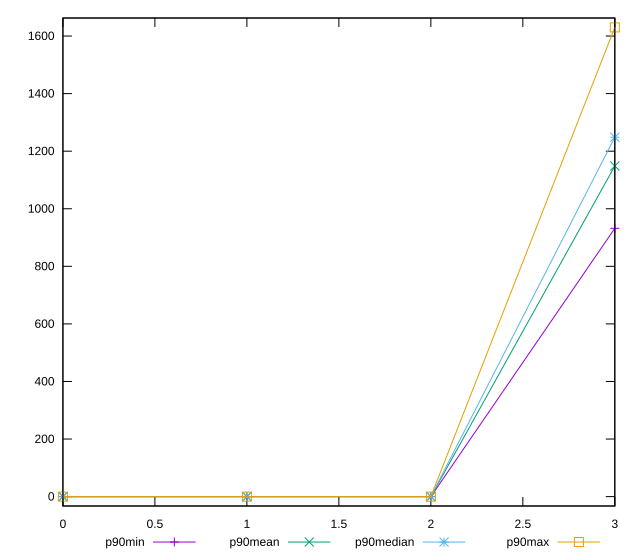

gnuplot code for this plot:
reset

$p90Min <<EOF
0 0
1 0
2 0
3 932
EOF

$p90Mean <<EOF
0 0
1 0
2 0
3 1148.5851063829787
EOF

$p90Median <<EOF
0 0
1 0
2 0
3 1248.5
EOF

$p90Max <<EOF
0 0
1 0
2 0
3 1630
EOF

set key outside below
set xrange [0:3]
set yrange [-32.6:1662.6]
set trange [-32.6:1662.6]
set terminal svg size 640, 560 enhanced background rgb 'white'
set output "reports/report_00032_2021-02-25T10-28-15.087Z/render-blocking-resources/progression/value.svg"

plot $p90Min title "p90min" with linespoints, \
     $p90Mean title "p90mean" with linespoints, \
     $p90Median title "p90median" with linespoints, \
     $p90Max title "p90max" with linespoints

reset
